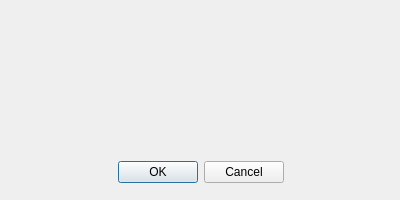
<?xml version="1.0" encoding="UTF-8"?>
<ui version="4.0">
 <class>CommandsDialog</class>
 <widget class="QDialog" name="CommandsDialog">
  <property name="geometry">
   <rect>
    <x>0</x>
    <y>0</y>
    <width>400</width>
    <height>200</height>
   </rect>
  </property>
  <property name="sizePolicy">
   <sizepolicy hsizetype="Fixed" vsizetype="Fixed">
    <horstretch>0</horstretch>
    <verstretch>0</verstretch>
   </sizepolicy>
  </property>
  <property name="minimumSize">
   <size>
    <width>400</width>
    <height>200</height>
   </size>
  </property>
  <property name="maximumSize">
   <size>
    <width>400</width>
    <height>200</height>
   </size>
  </property>
  <property name="windowTitle">
   <string>Comandos</string>
  </property>
  <widget class="QWidget" name="horizontalLayoutWidget">
   <property name="geometry">
    <rect>
     <x>10</x>
     <y>10</y>
     <width>381</width>
     <height>21</height>
    </rect>
   </property>
   <layout class="QHBoxLayout" name="horizontalLayout"/>
  </widget>
  <widget class="QWidget" name="horizontalLayoutWidget_2">
   <property name="geometry">
    <rect>
     <x>10</x>
     <y>40</y>
     <width>381</width>
     <height>21</height>
    </rect>
   </property>
   <layout class="QHBoxLayout" name="horizontalLayout_2"/>
  </widget>
  <widget class="QWidget" name="horizontalLayoutWidget_3">
   <property name="geometry">
    <rect>
     <x>10</x>
     <y>70</y>
     <width>381</width>
     <height>21</height>
    </rect>
   </property>
   <layout class="QHBoxLayout" name="horizontalLayout_3"/>
  </widget>
  <widget class="QWidget" name="horizontalLayoutWidget_4">
   <property name="geometry">
    <rect>
     <x>10</x>
     <y>100</y>
     <width>381</width>
     <height>21</height>
    </rect>
   </property>
   <layout class="QHBoxLayout" name="horizontalLayout_4"/>
  </widget>
  <widget class="QWidget" name="horizontalLayoutWidget_5">
   <property name="geometry">
    <rect>
     <x>10</x>
     <y>130</y>
     <width>381</width>
     <height>21</height>
    </rect>
   </property>
   <layout class="QHBoxLayout" name="horizontalLayout_5"/>
  </widget>
  <widget class="QWidget" name="horizontalLayoutWidget_6">
   <property name="geometry">
    <rect>
     <x>10</x>
     <y>160</y>
     <width>381</width>
     <height>25</height>
    </rect>
   </property>
   <layout class="QHBoxLayout" name="horizontalLayout_6">
    <item>
     <widget class="QDialogButtonBox" name="buttonBox">
      <property name="orientation">
       <enum>Qt::Horizontal</enum>
      </property>
      <property name="standardButtons">
       <set>QDialogButtonBox::Cancel|QDialogButtonBox::Ok</set>
      </property>
      <property name="centerButtons">
       <bool>true</bool>
      </property>
     </widget>
    </item>
   </layout>
  </widget>
 </widget>
 <resources/>
 <connections>
  <connection>
   <sender>buttonBox</sender>
   <signal>accepted()</signal>
   <receiver>CommandsDialog</receiver>
   <slot>accept()</slot>
   <hints>
    <hint type="sourcelabel">
     <x>248</x>
     <y>254</y>
    </hint>
    <hint type="destinationlabel">
     <x>157</x>
     <y>274</y>
    </hint>
   </hints>
  </connection>
  <connection>
   <sender>buttonBox</sender>
   <signal>rejected()</signal>
   <receiver>CommandsDialog</receiver>
   <slot>reject()</slot>
   <hints>
    <hint type="sourcelabel">
     <x>316</x>
     <y>260</y>
    </hint>
    <hint type="destinationlabel">
     <x>286</x>
     <y>274</y>
    </hint>
   </hints>
  </connection>
 </connections>
 <designerdata>
  <property name="gridDeltaX">
   <number>10</number>
  </property>
  <property name="gridDeltaY">
   <number>10</number>
  </property>
  <property name="gridSnapX">
   <bool>true</bool>
  </property>
  <property name="gridSnapY">
   <bool>true</bool>
  </property>
  <property name="gridVisible">
   <bool>true</bool>
  </property>
 </designerdata>
</ui>
